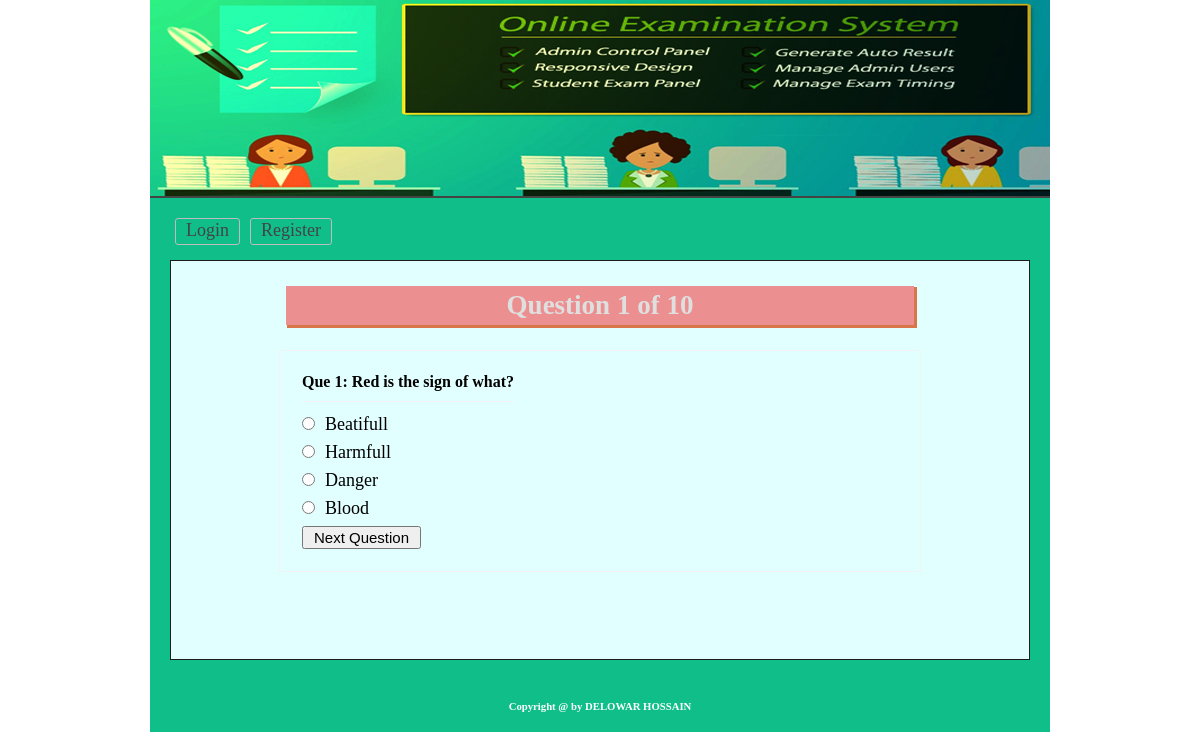
The app's page /test.php?ques=1 with its own data.
### tables this page shows
CREATE TABLE `tbl_question` (
  `quesId` int(11) NOT NULL,
  `quesNo` int(11) NOT NULL,
  `ques` text NOT NULL
);

CREATE TABLE `tbl_ans` (
  `ansId` int(11) NOT NULL,
  `quesNo` int(11) NOT NULL,
  `rightAns` int(11) NOT NULL DEFAULT '0',
  `ans` text NOT NULL
);

### classes/question.php (called while the page is built, shortened)
<?php
$filepath=realpath(dirname(__FILE__));
include_once ($filepath."/../lib/Database.php");
class Question{
	private $db;
	public function __construct(){
		$this->db=new Database();
	}
public function getTotalQues(){
	$query="SELECT*FROM tbl_question";
	$result=$this->db->select($query);
	$total=$result->num_rows;
	return $total;
}
public function getQuestionbyId($quesid){
	$query="SELECT*FROM tbl_question WHERE quesNo = '$quesid'";
	$result=$this->db->select($query);
	$value=$result->fetch_assoc();
	return $value;
}
public function getOptionData($quesid){
	$query="SELECT*FROM tbl_ans WHERE quesNo = '$quesid'";
	$result=$this->db->select($query);
	return $result;
}
}
?>

### lib/Database.php (called while the page is built, shortened)
<?php
Class Database{
	public $host   = DB_HOST;
	public $user   = DB_USER;
	public $pass   = DB_PASS;
	public $dbname = DB_NAME;
	public $link;
	private function connectDB(){
	$this->link = new mysqli($this->host, $this->user, $this->pass, $this->dbname);
 }
	public function select($query){
		$result = $this->link->query($query) or die($this->link->error.__LINE__);
		if($result->num_rows > 0){
			return $result;
		} else {
			return false;
		}
	}
}

### test.php (the view, shortened to what this page needs)
<?php include 'inc/header.php';?>
<?php
	$total=$ques->getTotalQues();
if(isset($_GET['ques'])){
	$quesid=$_GET['ques'];
}else{
	header("location:exam.php");
}
	$getQuestion =$ques->getQuestionbyId($quesid);
 ?>
<div class="main">
<h1> <?php echo 'Question '.$getQuestion['quesNo'].' of '.$total;?></h1>
	<div class="test">
		<form method="post" action="">
		<table>
			<tr>
				<td colspan="2">
				 <h3>Que <?php echo $getQuestion['quesNo'];?>: <?php echo $getQuestion['ques'];?> </h3>
				</td>
			</tr>
			<?php
				$getOption=$ques->getOptionData($quesid);
				if($getOption){
					while ($value=$getOption->fetch_assoc()) { ?>
			<tr>
				<td>
				 <input type="radio" name="ans" value="<?php echo $value['ansId']; ?>"/><?php echo $value['ans']; ?>
				</td>
			</tr>
				<?php } } ?>
			<tr>
			  <td>
				<input type="submit" name="submit" value="Next Question"/>
			</td>
			</tr>
		</table>
	</form>
</div>
 </div>
<?php include 'inc/footer.php'; ?>

### css/main.css (style rules this page uses)
* { margin:0;padding:0;outline:none }
body { font-family:verdana }
input[type="submit"] { cursor: pointer; font-size: 15px; padding: 1px 10px; }
.main { background: #E2FFFF none repeat scroll 0 0; border: 1px solid #1C1C1C; margin-top: 10px; min-height: 368px; padding: 15px; width: 828px; }
.main h1 { background: #EC8F90 none repeat scroll 0 0; box-shadow: 2px 2px 0 1px #DA7449; color: #dfdfdf; margin: 10px auto 25px; padding: 4px; text-align: center; width: 620px; }
.test { border: 1px solid #f3f3f3; margin: 0 auto; max-width: 600px; padding: 20px; }
.test input[type="radio"] { margin-bottom: 10px; margin-right: 10px; cursor:pointer; }
.test h3 { border-bottom: 1px solid #f3f3f3; font-size: 16px; margin-bottom: 10px; padding-bottom: 10px; }

### records on screen
tbl_question: quesNo "1", ques "Red is the sign of what?"
tbl_ans: ans "Beatifull"
tbl_ans: ans "Harmfull"
tbl_ans: ans "Danger"
tbl_ans: ans "Blood"

### other values on screen
$total "10"
